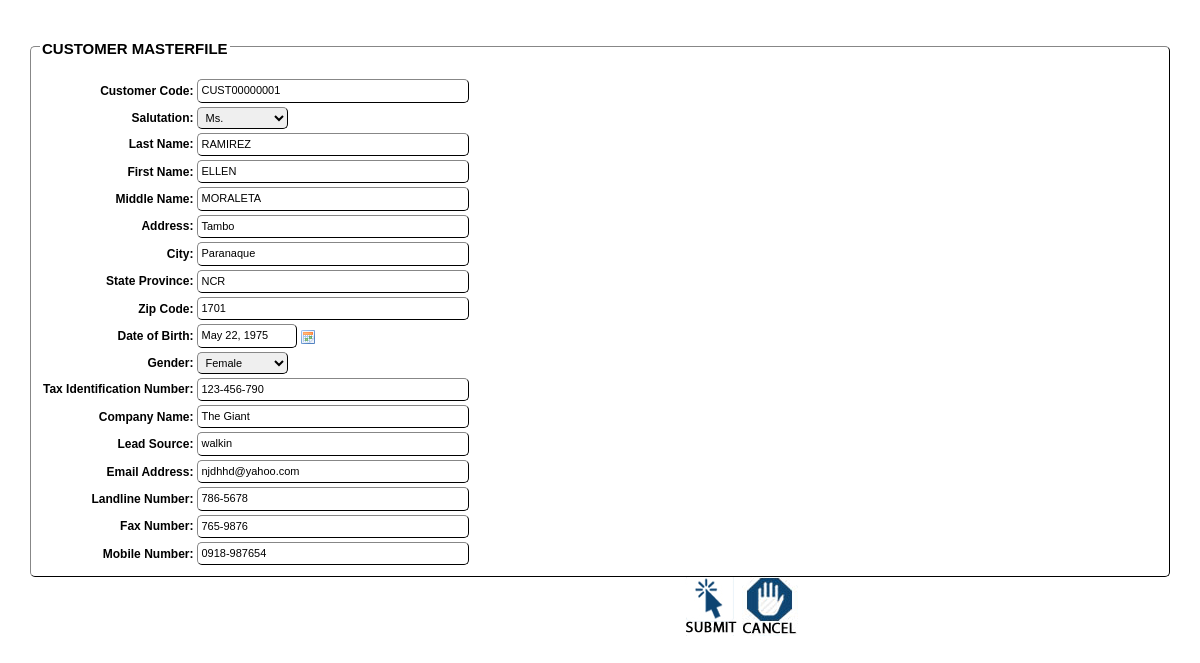
The app's page /customer_edit.php?custid=CUST00000001, older data.
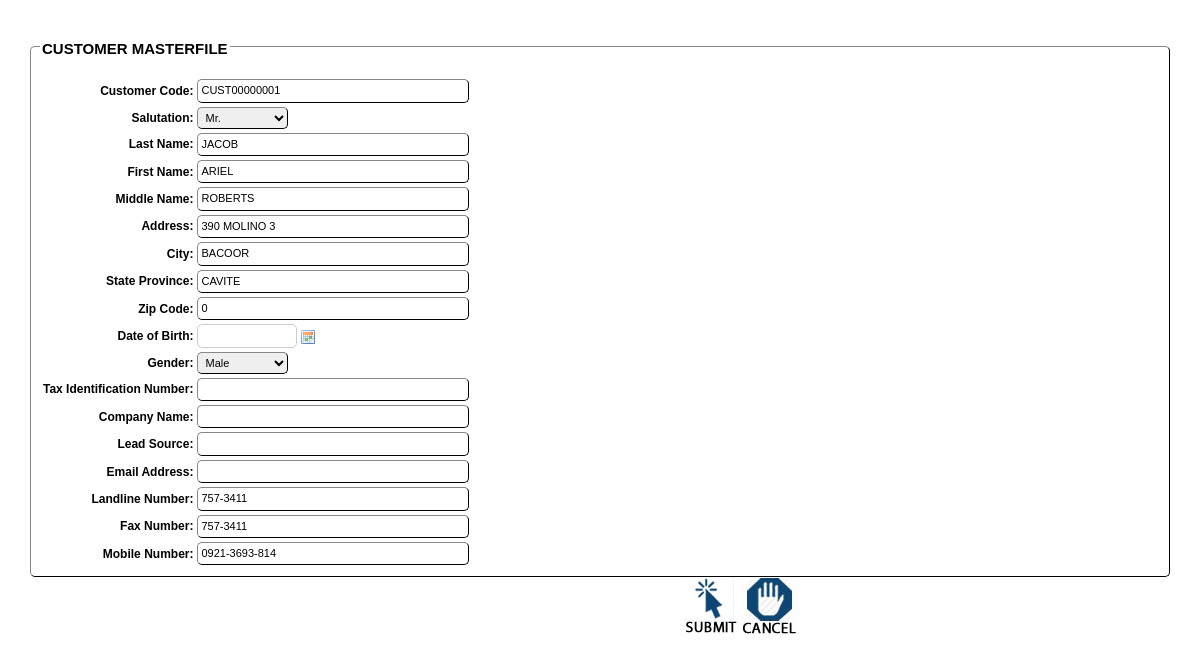
The same page, newer data.
### tables this page shows
CREATE TABLE `tbl_customer` (
  `cust_id` varchar(20) NOT NULL,
  `salutation` varchar(60) NOT NULL,
  `lastname` varchar(60) NOT NULL,
  `firstname` varchar(60) NOT NULL,
  `middlename` varchar(60) NOT NULL,
  `address` varchar(200) NOT NULL,
  `city` varchar(60) NOT NULL,
  `province` varchar(60) NOT NULL,
  `zipcode` bigint(10) NOT NULL,
  `birthday` varchar(30) NOT NULL,
  `gender` varchar(60) NOT NULL,
  `tin` varchar(20) NOT NULL,
  `company` varchar(100) NOT NULL,
  `source` varchar(60) NOT NULL,
  `email` varchar(60) NOT NULL,
  `landline` varchar(20) NOT NULL,
  `fax` varchar(20) NOT NULL,
  `mobile` varchar(20) NOT NULL,
  `cust_created` datetime NOT NULL,
  PRIMARY KEY (`cust_id`),
  UNIQUE KEY `cust_id` (`cust_id`)
);

### customer_edit.php (the view, shortened to what the changed rows need)
<?php
	require_once("conf/db_connection.php");
	$cust_id = $_GET['custid'];
	$qry = "SELECT * FROM tbl_customer WHERE cust_id = '$cust_id'";
	$result = $dbo->query($qry);
	foreach($result as $row){
		$cust_id = $row['cust_id'];
		$salutation = $row['salutation'];
		$lastname = $row['lastname'];
		$firstname = $row['firstname'];
		$middlename = $row['middlename'];
		$address = $row['address'];
		$city = $row['city'];
		$province = $row['province'];
		$zipcode = $row['zipcode'];
		$birthday = $row['birthday'];
		$gender = $row['gender'];
		$tin = $row['tin'];
		$company = $row['company'];
		$source = $row['source'];
		$email = $row['email'];
		$landline = $row['landline'];
		$fax = $row['fax'];
		$mobile = $row['mobile'];
	}
?>
<html>
<head>
<link rel="stylesheet" type="text/css" href="style/cal.css" />
<link rel="stylesheet" type="text/css" href="style/forms.css" />
<? require_once('inc/datepicker.php');?>
</head>
<body>
	<form method="post" name="customer_form" class="form">
	<fieldset form="form_customer" name="form_customer">
	<table>
		<tr>
			<td class ="label"><label name="lbl_cust_id">Customer Code:</label>
			<td class ="input"><input type="text" name="cust_id" id="cust_id" value="<?=$cust_id;?>" readonly style="width:272px"></td>
		</tr>
		<tr>
			<td class ="label"><label name="lbl_salutation">Salutation:</label>
			<td class ="input"><select name="salutation" id="salutation" style="width:91px">
				<option value="Mr." <? if($salutation == "Mr."){ echo 'selected'; }?>>Mr.</option>
				<option value="Ms." <? if($salutation == "Ms."){ echo 'selected'; }?>>Ms.</option>
			</select></td>
		</tr>
		<tr>
			<td class ="label"><label name="lbl_lastname">Last Name:</label>
			<td class ="input"><input type="text" name="lastname" id="lastname" value="<?=$lastname;?>" style="width:272px"></td>
		</tr>
		<tr>
			<td class ="label"><label name="lbl_firstname">First Name:</label>
			<td class ="input"><input type="text" name="firstname" id="firstname" value="<?=$firstname;?>" style="width:272px"></td>
		</tr>
		<tr>
			<td class ="label"><label name="lbl_middlename">Middle Name:</label>
			<td class ="input"><input type="text" name="middlename" id="middlename" value="<?=$middlename;?>" style="width:272px"></td>
		</tr>
		<tr>
			<td class ="label"><label name="lbl_address">Address:</label>
			<td class ="input"><input type="text" name="address" id="address" value="<?=$address;?>" style="width:272px"></td>
		</tr>
		<tr>
			<td class ="label"><label name="lbl_city">City:</label>
			<td class ="input"><input type="text" name="city" id="city" value="<?=$city;?>" style="width:272px"></td>
		</tr>
		<tr>
			<td class ="label"><label name="lbl_province">State Province:</label>
			<td class ="input"><input type="text" name="province" id="province" value="<?=$province;?>" style="width:272px"></td>
		</tr>
		<tr>
			<td class ="label"><label name="lbl_zipcode">Zip Code:</label>
			<td class ="input"><input type="text" name="zipcode" id="zipcode" value="<?=$zipcode;?>" style="width:272px"></td>
		</tr>
		<tr>
			<td class ="label"><label name="lbl_birthday">Date of Birth:</label>
			<td class ="input"><input type="text" name="birthday" id="birthday" class="date-pick" value="<?=$birthday;?>" style="width: 100px; float: left;"></td>
		</tr>
		<tr>
			<td class ="label"><label name="lbl_gender">Gender:</label>
			<td class ="input"><select name="gender" id="gender" style="width:91px">
				<option value="Male" <? if($gender == "Male"){ echo 'selected'; }?>>Male</option>
				<option value="Female" <? if($gender == "Female"){ echo 'selected'; }?>>Female</option>
			</select></td>
		</tr>
		<tr>
			<td class ="label"><label name="lbl_tin">Tax Identification Number:</label>
			<td class ="input"><input type="text" name="tin" id="tin" value="<?=$tin;?>" style="width:272px"></td>
		</tr>
		<tr>
			<td class ="label"><label name="lbl_company">Company Name:</label>
			<td class ="input"><input type="text" name="company" id="company" value="<?=$company;?>" style="width:272px"></td>
		</tr>
		<tr>
			<td class ="label"><label name="lbl_source">Lead Source:</label>
			<td class ="input"><input type="text" name="source" id="source" value="<?=$source;?>" style="width:272px"></td>
		</tr>
		<tr>
			<td class ="label"><label name="lbl_email">Email Address:</label>
			<td class ="input"><input type="text" name="email" id="email" value="<?=$email;?>" style="width:272px"></td>
		</tr>
		<tr>
			<td class ="label"><label name="lbl_landline">Landline Number:</label>
			<td class ="input"><input type="text" name="landline" id="landline" value="<?=$landline;?>" style="width:272px"></td>
		</tr>
		<tr>
			<td class ="label"><label name="lbl_fax">Fax Number:</label>
			<td class ="input"><input type="text" name="fax" id="fax" value="<?=$fax;?>" style="width:272px"></td>
		</tr>
		<tr>
			<td class ="label"><label name="lbl_mobile">Mobile Number:</label>
			<td class ="input"><input type="text" name="mobile" id="mobile" value="<?=$mobile;?>" style="width:272px"></td>
		</tr>
	</table>
	</fieldset>
	</form>
</body>
</html>

Row changes from the older to the newer data that the page shows:
changed tbl_customer "CUST00000001": salutation "Ms." → "Mr."; lastname "RAMIREZ" → "JACOB"; firstname "ELLEN" → "ARIEL"; middlename "MORALETA" → "ROBERTS"; address "Tambo" → "390 MOLINO 3"; city "Paranaque" → "BACOOR"; province "NCR" → "CAVITE"; zipcode "1701" → "0"; gender "Female" → "Male"; landline "786-5678" → "757-3411"; fax "765-9876" → "757-3411"; mobile "0918-987654" → "0921-3693-814"; birthday "May 22, 1975" → (not shown); tin "123-456-790" → (not shown); company "The Giant" → (not shown); source "walkin" → (not shown); email "njdhhd@yahoo.com" → (not shown)
